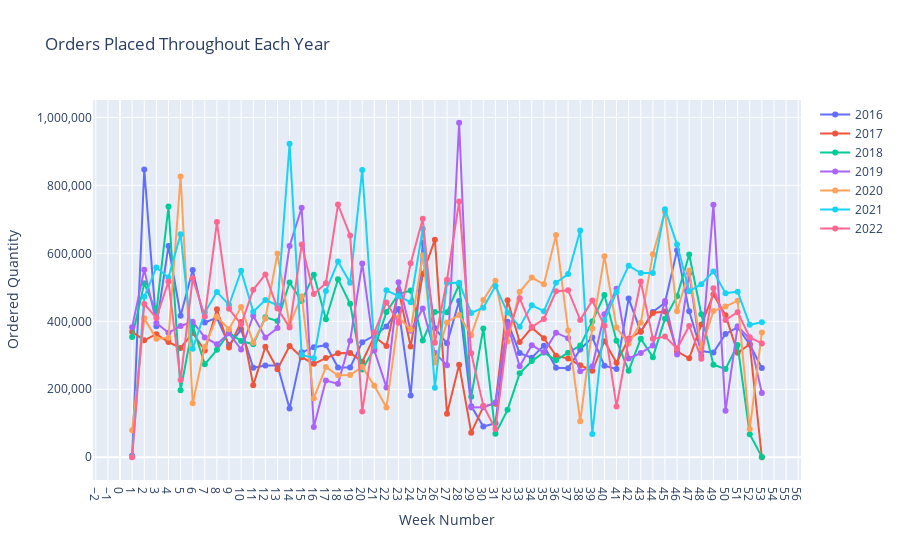

Write notebook code for a chart like this one.
### Code cell
df = pd.DataFrame(data_2016_2022)

# Group by Year and Week Number, then sum Ordered Quantity
grouped = df.groupby([ 'Week Number','Year'])['Ordered Quantity'].sum().unstack(level=1)
# week = df.groupby(['Week Number'])['Ordered Quantity'].sum().unstack()

# Plotting with Plotly
fig = go.Figure()

for year in grouped.columns:
    fig.add_trace(go.Scatter(x=grouped.index, y=grouped[year], mode='lines+markers', name=str(year)))

fig.update_layout(
    title='Orders Placed Throughout Each Year',
    xaxis_title='Week Number',
    yaxis_title='Ordered Quantity',
    xaxis=dict(tickmode='linear', tick0=1, dtick=1),  # Display ticks for each week number
    yaxis=dict(tickformat=','),)

fig.show()
